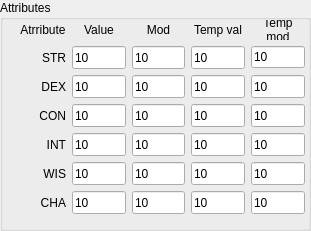
   <widget class="QGroupBox" name="AttributesBox">
    <property name="geometry">
     <rect>
      <x>10</x>
      <y>200</y>
      <width>311</width>
      <height>231</height>
     </rect>
    </property>
    <property name="locale">
     <locale language="English" country="UnitedStates"/>
    </property>
    <property name="title">
     <string>Attributes</string>
    </property>
    <widget class="QWidget" name="gridLayoutWidget">
     <property name="geometry">
      <rect>
       <x>20</x>
       <y>20</y>
       <width>285</width>
       <height>201</height>
      </rect>
     </property>
     <layout class="QGridLayout" name="AttributesLayout">
      <item row="1" column="1">
       <widget class="QLineEdit" name="attr_str_val">
        <property name="minimumSize">
         <size>
          <width>0</width>
          <height>23</height>
         </size>
        </property>
        <property name="locale">
         <locale language="English" country="UnitedStates"/>
        </property>
        <property name="text">
         <string>10</string>
        </property>
       </widget>
      </item>
      <item row="0" column="0">
       <widget class="QLabel" name="attr_head_name">
        <property name="minimumSize">
         <size>
          <width>0</width>
          <height>0</height>
         </size>
        </property>
        <property name="maximumSize">
         <size>
          <width>16777215</width>
          <height>16777215</height>
         </size>
        </property>
        <property name="baseSize">
         <size>
          <width>10</width>
          <height>0</height>
         </size>
        </property>
        <property name="locale">
         <locale language="English" country="UnitedStates"/>
        </property>
        <property name="text">
         <string>Atrribute</string>
        </property>
        <property name="alignment">
         <set>Qt::AlignCenter</set>
        </property>
       </widget>
      </item>
      <item row="4" column="0">
       <widget class="QLabel" name="attr_int_label">
        <property name="sizePolicy">
         <sizepolicy hsizetype="Preferred" vsizetype="Preferred">
          <horstretch>0</horstretch>
          <verstretch>0</verstretch>
         </sizepolicy>
        </property>
        <property name="minimumSize">
         <size>
          <width>40</width>
          <height>0</height>
         </size>
        </property>
        <property name="baseSize">
         <size>
          <width>10</width>
          <height>0</height>
         </size>
        </property>
        <property name="locale">
         <locale language="English" country="UnitedStates"/>
        </property>
        <property name="text">
         <string>INT</string>
        </property>
        <property name="alignment">
         <set>Qt::AlignRight|Qt::AlignTrailing|Qt::AlignVCenter</set>
        </property>
       </widget>
      </item>
      <item row="3" column="2">
       <widget class="QLineEdit" name="attr_con_mod">
        <property name="minimumSize">
         <size>
          <width>0</width>
          <height>23</height>
         </size>
        </property>
        <property name="locale">
         <locale language="English" country="UnitedStates"/>
        </property>
        <property name="text">
         <string>10</string>
        </property>
       </widget>
      </item>
      <item row="0" column="2">
       <widget class="QLabel" name="Attr_head_mod">
        <property name="locale">
         <locale language="English" country="UnitedStates"/>
        </property>
        <property name="text">
         <string>Mod</string>
        </property>
        <property name="alignment">
         <set>Qt::AlignCenter</set>
        </property>
       </widget>
      </item>
      <item row="2" column="1">
       <widget class="QLineEdit" name="attr_dex_val">
        <property name="minimumSize">
         <size>
          <width>0</width>
          <height>23</height>
         </size>
        </property>
        <property name="locale">
         <locale language="English" country="UnitedStates"/>
        </property>
        <property name="text">
         <string>10</string>
        </property>
       </widget>
      </item>
      <item row="0" column="4">
       <widget class="QLabel" name="attr_head_temp_mod">
        <property name="minimumSize">
         <size>
          <width>0</width>
          <height>20</height>
         </size>
        </property>
        <property name="maximumSize">
         <size>
          <width>16777215</width>
          <height>20</height>
         </size>
        </property>
        <property name="locale">
         <locale language="English" country="UnitedStates"/>
        </property>
        <property name="text">
         <string>Temp mod</string>
        </property>
        <property name="alignment">
         <set>Qt::AlignCenter</set>
        </property>
        <property name="wordWrap">
         <bool>true</bool>
        </property>
       </widget>
      </item>
      <item row="2" column="0">
       <widget class="QLabel" name="attr_dex_label">
        <property name="sizePolicy">
         <sizepolicy hsizetype="Preferred" vsizetype="Preferred">
          <horstretch>0</horstretch>
          <verstretch>0</verstretch>
         </sizepolicy>
        </property>
        <property name="minimumSize">
         <size>
          <width>40</width>
          <height>0</height>
         </size>
        </property>
        <property name="baseSize">
         <size>
          <width>10</width>
          <height>0</height>
         </size>
        </property>
        <property name="locale">
         <locale language="English" country="UnitedStates"/>
        </property>
        <property name="text">
         <string>DEX</string>
        </property>
        <property name="alignment">
         <set>Qt::AlignRight|Qt::AlignTrailing|Qt::AlignVCenter</set>
        </property>
       </widget>
      </item>
      <item row="0" column="3">
       <widget class="QLabel" name="attr_head_temp_val">
        <property name="locale">
         <locale language="English" country="UnitedStates"/>
        </property>
        <property name="text">
         <string>Temp val</string>
        </property>
        <property name="alignment">
         <set>Qt::AlignCenter</set>
        </property>
       </widget>
      </item>
      <item row="3" column="4">
       <widget class="QLineEdit" name="attr_con_temp_mod">
        <property name="minimumSize">
         <size>
          <width>0</width>
          <height>23</height>
         </size>
        </property>
        <property name="locale">
         <locale language="English" country="UnitedStates"/>
        </property>
        <property name="text">
         <string>10</string>
        </property>
       </widget>
      </item>
      <item row="4" column="4">
       <widget class="QLineEdit" name="attr_int_temp_mod">
        <property name="minimumSize">
         <size>
          <width>0</width>
          <height>23</height>
         </size>
        </property>
        <property name="locale">
         <locale language="English" country="UnitedStates"/>
        </property>
        <property name="text">
         <string>10</string>
        </property>
       </widget>
      </item>
      <item row="3" column="1">
       <widget class="QLineEdit" name="attr_con_val">
        <property name="minimumSize">
         <size>
          <width>0</width>
          <height>23</height>
         </size>
        </property>
        <property name="locale">
         <locale language="English" country="UnitedStates"/>
        </property>
        <property name="text">
         <string>10</string>
        </property>
       </widget>
      </item>
      <item row="3" column="3">
       <widget class="QLineEdit" name="attr_con_temp_val">
        <property name="minimumSize">
         <size>
          <width>0</width>
          <height>23</height>
         </size>
        </property>
        <property name="locale">
         <locale language="English" country="UnitedStates"/>
        </property>
        <property name="text">
         <string>10</string>
        </property>
       </widget>
      </item>
      <item row="5" column="2">
       <widget class="QLineEdit" name="attr_wis_mod">
        <property name="minimumSize">
         <size>
          <width>0</width>
          <height>23</height>
         </size>
        </property>
        <property name="locale">
         <locale language="English" country="UnitedStates"/>
        </property>
        <property name="text">
         <string>10</string>
        </property>
       </widget>
      </item>
      <item row="5" column="4">
       <widget class="QLineEdit" name="attr_wis_temp_mod">
        <property name="minimumSize">
         <size>
          <width>0</width>
          <height>23</height>
         </size>
        </property>
        <property name="locale">
         <locale language="English" country="UnitedStates"/>
        </property>
        <property name="text">
         <string>10</string>
        </property>
       </widget>
      </item>
      <item row="5" column="3">
       <widget class="QLineEdit" name="attr_wis_temp_val">
        <property name="minimumSize">
         <size>
          <width>0</width>
          <height>23</height>
         </size>
        </property>
        <property name="locale">
         <locale language="English" country="UnitedStates"/>
        </property>
        <property name="text">
         <string>10</string>
        </property>
       </widget>
      </item>
      <item row="2" column="2">
       <widget class="QLineEdit" name="attr_dex_mod">
        <property name="minimumSize">
         <size>
          <width>0</width>
          <height>23</height>
         </size>
        </property>
        <property name="locale">
         <locale language="English" country="UnitedStates"/>
        </property>
        <property name="text">
         <string>10</string>
        </property>
       </widget>
      </item>
      <item row="2" column="3">
       <widget class="QLineEdit" name="attr_dex_temp_val">
        <property name="minimumSize">
         <size>
          <width>0</width>
          <height>23</height>
         </size>
        </property>
        <property name="locale">
         <locale language="English" country="UnitedStates"/>
        </property>
        <property name="text">
         <string>10</string>
        </property>
       </widget>
      </item>
      <item row="3" column="0">
       <widget class="QLabel" name="attr_con_label">
        <property name="sizePolicy">
         <sizepolicy hsizetype="Preferred" vsizetype="Preferred">
          <horstretch>0</horstretch>
          <verstretch>0</verstretch>
         </sizepolicy>
        </property>
        <property name="minimumSize">
         <size>
          <width>40</width>
          <height>0</height>
         </size>
        </property>
        <property name="baseSize">
         <size>
          <width>10</width>
          <height>0</height>
         </size>
        </property>
        <property name="locale">
         <locale language="English" country="UnitedStates"/>
        </property>
        <property name="text">
         <string>CON</string>
        </property>
        <property name="alignment">
         <set>Qt::AlignRight|Qt::AlignTrailing|Qt::AlignVCenter</set>
        </property>
       </widget>
      </item>
      <item row="2" column="4">
       <widget class="QLineEdit" name="attr_dex_temp_mod">
        <property name="minimumSize">
         <size>
          <width>0</width>
          <height>23</height>
         </size>
        </property>
        <property name="locale">
         <locale language="English" country="UnitedStates"/>
        </property>
        <property name="text">
         <string>10</string>
        </property>
       </widget>
      </item>
      <item row="5" column="1">
       <widget class="QLineEdit" name="attr_wis_val">
        <property name="minimumSize">
         <size>
          <width>0</width>
          <height>23</height>
         </size>
        </property>
        <property name="locale">
         <locale language="English" country="UnitedStates"/>
        </property>
        <property name="text">
         <string>10</string>
        </property>
       </widget>
      </item>
      <item row="0" column="1">
       <widget class="QLabel" name="attr_head_val">
        <property name="locale">
         <locale language="English" country="UnitedStates"/>
        </property>
        <property name="text">
         <string>Value</string>
        </property>
        <property name="alignment">
         <set>Qt::AlignCenter</set>
        </property>
       </widget>
      </item>
      <item row="4" column="3">
       <widget class="QLineEdit" name="attr_int_temp_val">
        <property name="minimumSize">
         <size>
          <width>0</width>
          <height>23</height>
         </size>
        </property>
        <property name="locale">
         <locale language="English" country="UnitedStates"/>
        </property>
        <property name="text">
         <string>10</string>
        </property>
       </widget>
      </item>
      <item row="4" column="2">
       <widget class="QLineEdit" name="attr_int_mod">
        <property name="minimumSize">
         <size>
          <width>0</width>
          <height>23</height>
         </size>
        </property>
        <property name="locale">
         <locale language="English" country="UnitedStates"/>
        </property>
        <property name="text">
         <string>10</string>
        </property>
       </widget>
      </item>
      <item row="4" column="1">
       <widget class="QLineEdit" name="attr_int_val">
        <property name="minimumSize">
         <size>
          <width>0</width>
          <height>23</height>
         </size>
        </property>
        <property name="locale">
         <locale language="English" country="UnitedStates"/>
        </property>
        <property name="text">
         <string>10</string>
        </property>
       </widget>
      </item>
      <item row="5" column="0">
       <widget class="QLabel" name="attr_wis_label">
        <property name="sizePolicy">
         <sizepolicy hsizetype="Preferred" vsizetype="Preferred">
          <horstretch>0</horstretch>
          <verstretch>0</verstretch>
         </sizepolicy>
        </property>
        <property name="minimumSize">
         <size>
          <width>40</width>
          <height>0</height>
         </size>
        </property>
        <property name="baseSize">
         <size>
          <width>10</width>
          <height>0</height>
         </size>
        </property>
        <property name="locale">
         <locale language="English" country="UnitedStates"/>
        </property>
        <property name="text">
         <string>WIS</string>
        </property>
        <property name="alignment">
         <set>Qt::AlignRight|Qt::AlignTrailing|Qt::AlignVCenter</set>
        </property>
       </widget>
      </item>
      <item row="1" column="4">
       <widget class="QLineEdit" name="attr_str_temp_mod">
        <property name="locale">
         <locale language="English" country="UnitedStates"/>
        </property>
        <property name="text">
         <string>10</string>
        </property>
       </widget>
      </item>
      <item row="1" column="0">
       <widget class="QLabel" name="attr_str_label">
        <property name="sizePolicy">
         <sizepolicy hsizetype="Preferred" vsizetype="Preferred">
          <horstretch>0</horstretch>
          <verstretch>0</verstretch>
         </sizepolicy>
        </property>
        <property name="minimumSize">
         <size>
          <width>40</width>
          <height>0</height>
         </size>
        </property>
        <property name="baseSize">
         <size>
          <width>10</width>
          <height>0</height>
         </size>
        </property>
        <property name="locale">
         <locale language="English" country="UnitedStates"/>
        </property>
        <property name="text">
         <string>STR</string>
        </property>
        <property name="alignment">
         <set>Qt::AlignRight|Qt::AlignTrailing|Qt::AlignVCenter</set>
        </property>
       </widget>
      </item>
      <item row="1" column="2">
       <widget class="QLineEdit" name="attr_str_mod">
        <property name="minimumSize">
         <size>
          <width>0</width>
          <height>23</height>
         </size>
        </property>
        <property name="locale">
         <locale language="English" country="UnitedStates"/>
        </property>
        <property name="text">
         <string>10</string>
        </property>
       </widget>
      </item>
      <item row="1" column="3">
       <widget class="QLineEdit" name="attr_str_temp_val">
        <property name="minimumSize">
         <size>
          <width>0</width>
          <height>23</height>
         </size>
        </property>
        <property name="locale">
         <locale language="English" country="UnitedStates"/>
        </property>
        <property name="text">
         <string>10</string>
        </property>
       </widget>
      </item>
      <item row="6" column="0">
       <widget class="QLabel" name="attr_cha_label">
        <property name="sizePolicy">
         <sizepolicy hsizetype="Preferred" vsizetype="Preferred">
          <horstretch>0</horstretch>
          <verstretch>0</verstretch>
         </sizepolicy>
        </property>
        <property name="minimumSize">
         <size>
          <width>40</width>
          <height>0</height>
         </size>
        </property>
        <property name="baseSize">
         <size>
          <width>10</width>
          <height>0</height>
         </size>
        </property>
        <property name="locale">
         <locale language="English" country="UnitedStates"/>
        </property>
        <property name="text">
         <string>CHA</string>
        </property>
        <property name="alignment">
         <set>Qt::AlignRight|Qt::AlignTrailing|Qt::AlignVCenter</set>
        </property>
       </widget>
      </item>
      <item row="6" column="1">
       <widget class="QLineEdit" name="attr_cha_val">
        <property name="minimumSize">
         <size>
          <width>0</width>
          <height>23</height>
         </size>
        </property>
        <property name="locale">
         <locale language="English" country="UnitedStates"/>
        </property>
        <property name="text">
         <string>10</string>
        </property>
       </widget>
      </item>
      <item row="6" column="2">
       <widget class="QLineEdit" name="attr_cha_mod">
        <property name="minimumSize">
         <size>
          <width>0</width>
          <height>23</height>
         </size>
        </property>
        <property name="locale">
         <locale language="English" country="UnitedStates"/>
        </property>
        <property name="text">
         <string>10</string>
        </property>
       </widget>
      </item>
      <item row="6" column="3">
       <widget class="QLineEdit" name="attr_cha_temp_val">
        <property name="minimumSize">
         <size>
          <width>0</width>
          <height>23</height>
         </size>
        </property>
        <property name="locale">
         <locale language="English" country="UnitedStates"/>
        </property>
        <property name="text">
         <string>10</string>
        </property>
       </widget>
      </item>
      <item row="6" column="4">
       <widget class="QLineEdit" name="attr_cha_temp_mod">
        <property name="minimumSize">
         <size>
          <width>0</width>
          <height>23</height>
         </size>
        </property>
        <property name="locale">
         <locale language="English" country="UnitedStates"/>
        </property>
        <property name="text">
         <string>10</string>
        </property>
       </widget>
      </item>
     </layout>
    </widget>
   </widget>
